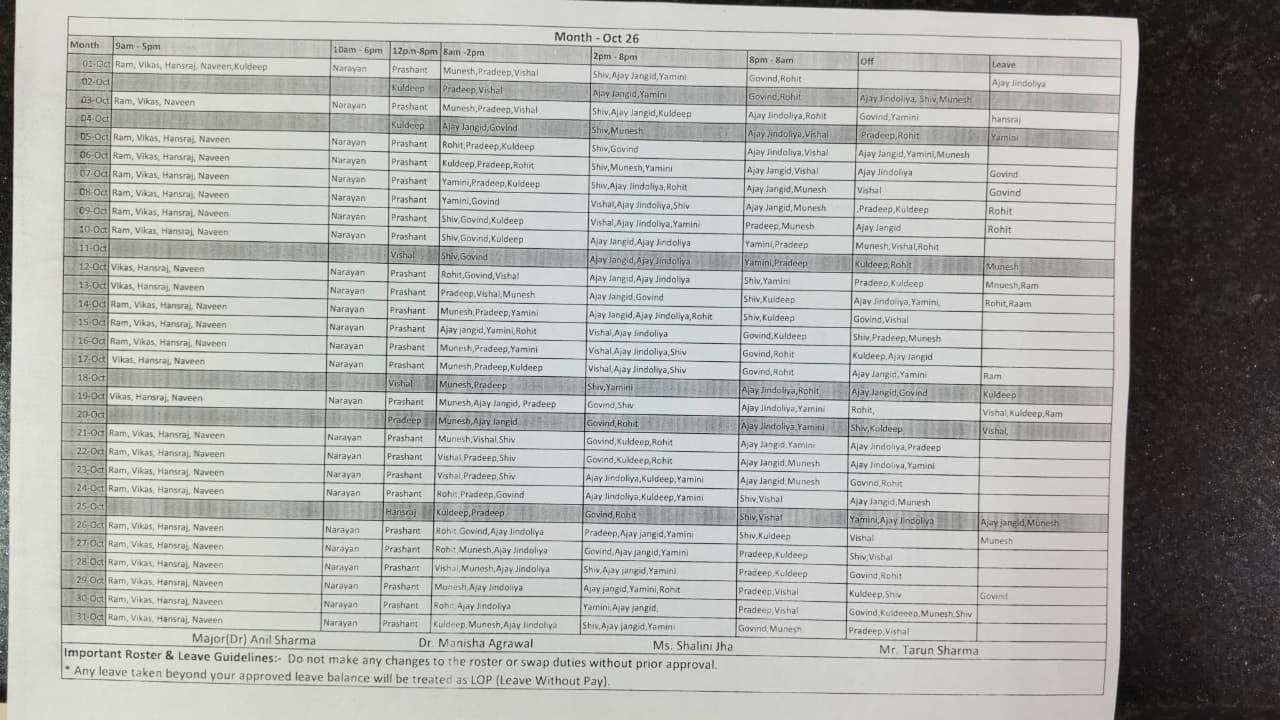
#> input picture roster_fixtures/roster_rot90.jpeg, 1280 x 720 px, found by its file name
$ python crop_test2.py
#> lines starting #> are read from the running program, lines starting #| are printed output that depends on the picture
from PIL import Image

im = Image.open('roster_fixtures/roster_rot90.jpeg')
#> im is the input picture: PIL image 1280x720 RGB; mean R, G, B 171.9, 172.2, 169.9
im.crop((0, 90, 1280, 160)).save('roster_fixtures/crop_oct04.jpeg')
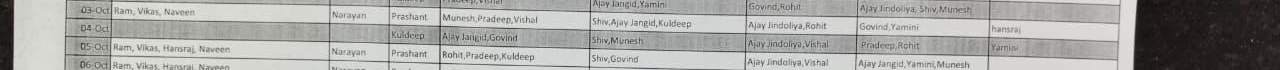
#> saved as crop_oct04.jpeg: PIL image 1280x70 RGB; mean R, G, B 165.8, 165.9, 163.1
print("Cropped oct04")

$ run again, with roster_fixtures/october_2026_roster.jpeg copied over roster_fixtures/roster_rot90.jpeg
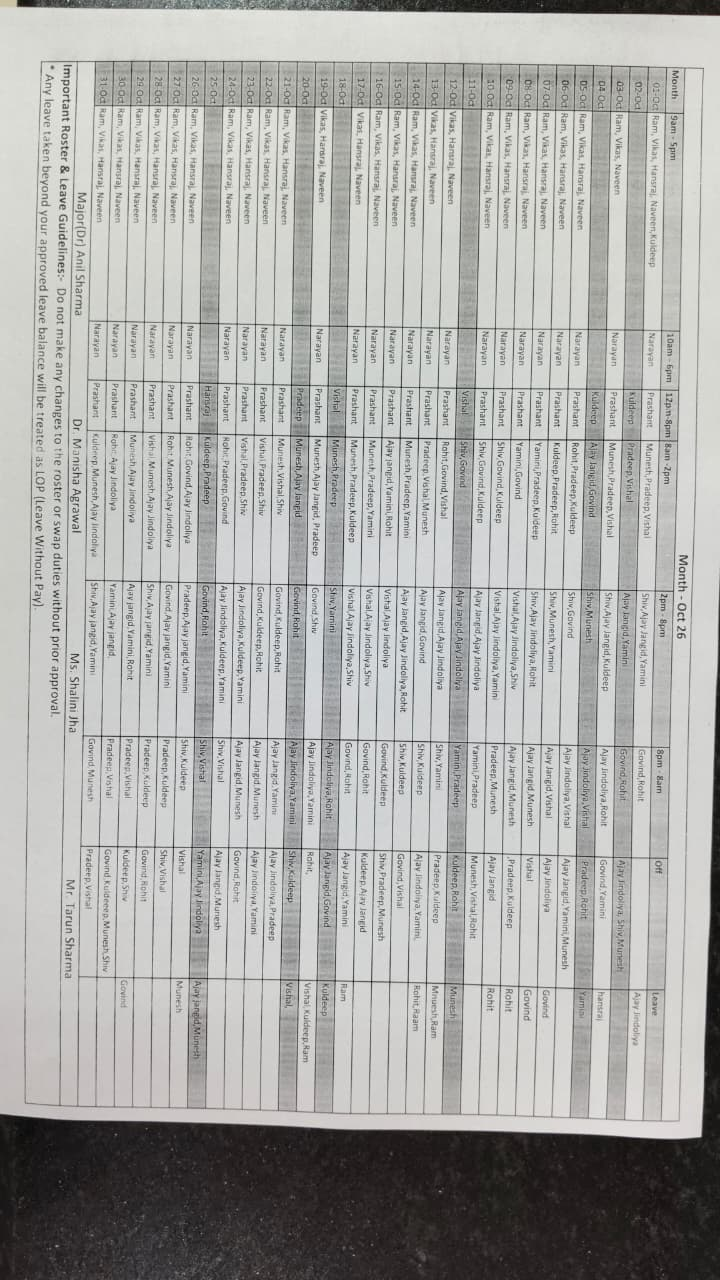
#> input picture roster_fixtures/october_2026_roster.jpeg, 720 x 1280 px, found by its file name
#> im is the input picture: PIL image 720x1280 RGB; mean R, G, B 171.9, 172.2, 169.9
#> `im.crop((0, 90, 1280, 160)).save('roster_fixtures/crop_oct04.jpeg')`:
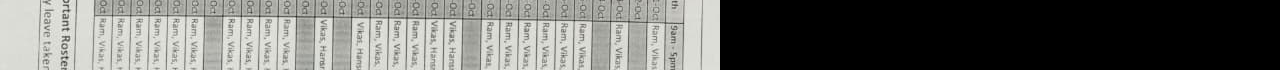
#> saved as crop_oct04.jpeg: PIL image 1280x70 RGB; mean R, G, B 106.1, 106.6, 103.3
